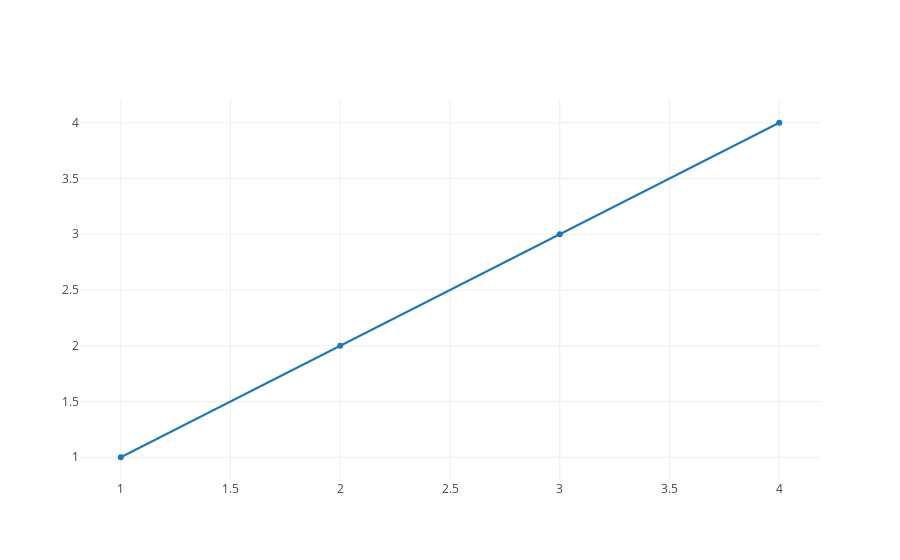

Source (notebook cell):
### Code cell
plotly.offline.iplot([
    trace
])

### Figure 1 — Plotly figure (JSON) as saved in the notebook; plotly's stock layout.template omitted (floating-point values rounded to 4 significant figures)
{"data": [{"type": "scatter", "uid": "eaf2cff6-d546-11e8-a5e8-34159e1c7ef8", "x": [1, 2, 3, 4], "y": [1, 2, 3, 4]}], "layout": {}}
